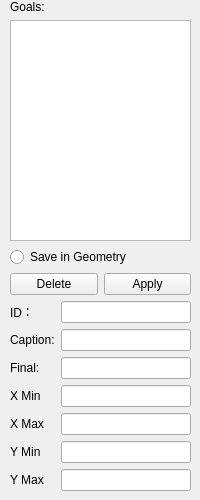
<?xml version="1.0" encoding="UTF-8"?>
<ui version="4.0">
 <class>GoalWidget</class>
 <widget class="QWidget" name="GoalWidget">
  <property name="geometry">
   <rect>
    <x>0</x>
    <y>0</y>
    <width>200</width>
    <height>500</height>
   </rect>
  </property>
  <property name="sizePolicy">
   <sizepolicy hsizetype="Minimum" vsizetype="Minimum">
    <horstretch>0</horstretch>
    <verstretch>0</verstretch>
   </sizepolicy>
  </property>
  <property name="minimumSize">
   <size>
    <width>200</width>
    <height>400</height>
   </size>
  </property>
  <property name="windowTitle">
   <string>Form</string>
  </property>
  <widget class="QWidget" name="layoutWidget">
   <property name="geometry">
    <rect>
     <x>10</x>
     <y>0</y>
     <width>181</width>
     <height>491</height>
    </rect>
   </property>
   <layout class="QVBoxLayout" name="verticalLayout_3">
    <item>
     <widget class="QLabel" name="goalLabel">
      <property name="text">
       <string>Goals:</string>
      </property>
     </widget>
    </item>
    <item>
     <widget class="QListView" name="goalsListView"/>
    </item>
    <item>
     <widget class="QRadioButton" name="isSaveButton">
      <property name="text">
       <string>Save in Geometry</string>
      </property>
     </widget>
    </item>
    <item>
     <layout class="QHBoxLayout" name="horizontalLayout_8">
      <item>
       <widget class="QPushButton" name="deleteSourceButton">
        <property name="text">
         <string>Delete</string>
        </property>
       </widget>
      </item>
      <item>
       <widget class="QPushButton" name="applyButton">
        <property name="text">
         <string>Apply</string>
        </property>
       </widget>
      </item>
     </layout>
    </item>
    <item>
     <layout class="QHBoxLayout" name="horizontalLayout">
      <item>
       <layout class="QVBoxLayout" name="verticalLayout">
        <item>
         <widget class="QLabel" name="IDLabel">
          <property name="text">
           <string>ID：</string>
          </property>
          <property name="buddy">
           <cstring>IDlineEdit</cstring>
          </property>
         </widget>
        </item>
        <item>
         <widget class="QLabel" name="captionLabel">
          <property name="text">
           <string>Caption:</string>
          </property>
          <property name="buddy">
           <cstring>captionLineEdit</cstring>
          </property>
         </widget>
        </item>
        <item>
         <widget class="QLabel" name="finalLabel">
          <property name="text">
           <string>Final:</string>
          </property>
         </widget>
        </item>
        <item>
         <widget class="QLabel" name="xminLabel">
          <property name="text">
           <string>X Min</string>
          </property>
         </widget>
        </item>
        <item>
         <widget class="QLabel" name="xmaxLabel">
          <property name="text">
           <string>X Max</string>
          </property>
         </widget>
        </item>
        <item>
         <widget class="QLabel" name="yminLabel">
          <property name="text">
           <string>Y Min</string>
          </property>
         </widget>
        </item>
        <item>
         <widget class="QLabel" name="ymaxLabel">
          <property name="text">
           <string>Y Max</string>
          </property>
         </widget>
        </item>
       </layout>
      </item>
      <item>
       <layout class="QVBoxLayout" name="verticalLayout_2">
        <item>
         <widget class="QLineEdit" name="IDlineEdit"/>
        </item>
        <item>
         <widget class="QLineEdit" name="captionLineEdit"/>
        </item>
        <item>
         <widget class="QLineEdit" name="finalLineEdit"/>
        </item>
        <item>
         <widget class="QLineEdit" name="lineEdit_XMin"/>
        </item>
        <item>
         <widget class="QLineEdit" name="lineEdit_XMax"/>
        </item>
        <item>
         <widget class="QLineEdit" name="lineEdit_YMin"/>
        </item>
        <item>
         <widget class="QLineEdit" name="lineEdit_YMax"/>
        </item>
       </layout>
      </item>
     </layout>
    </item>
   </layout>
  </widget>
 </widget>
 <resources/>
 <connections/>
</ui>
